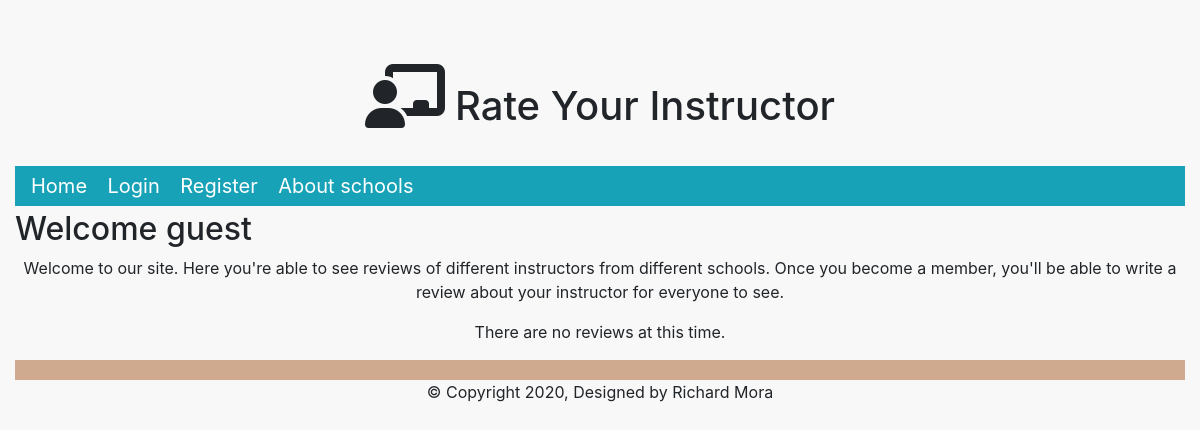
Before: /final.php with the older database file.
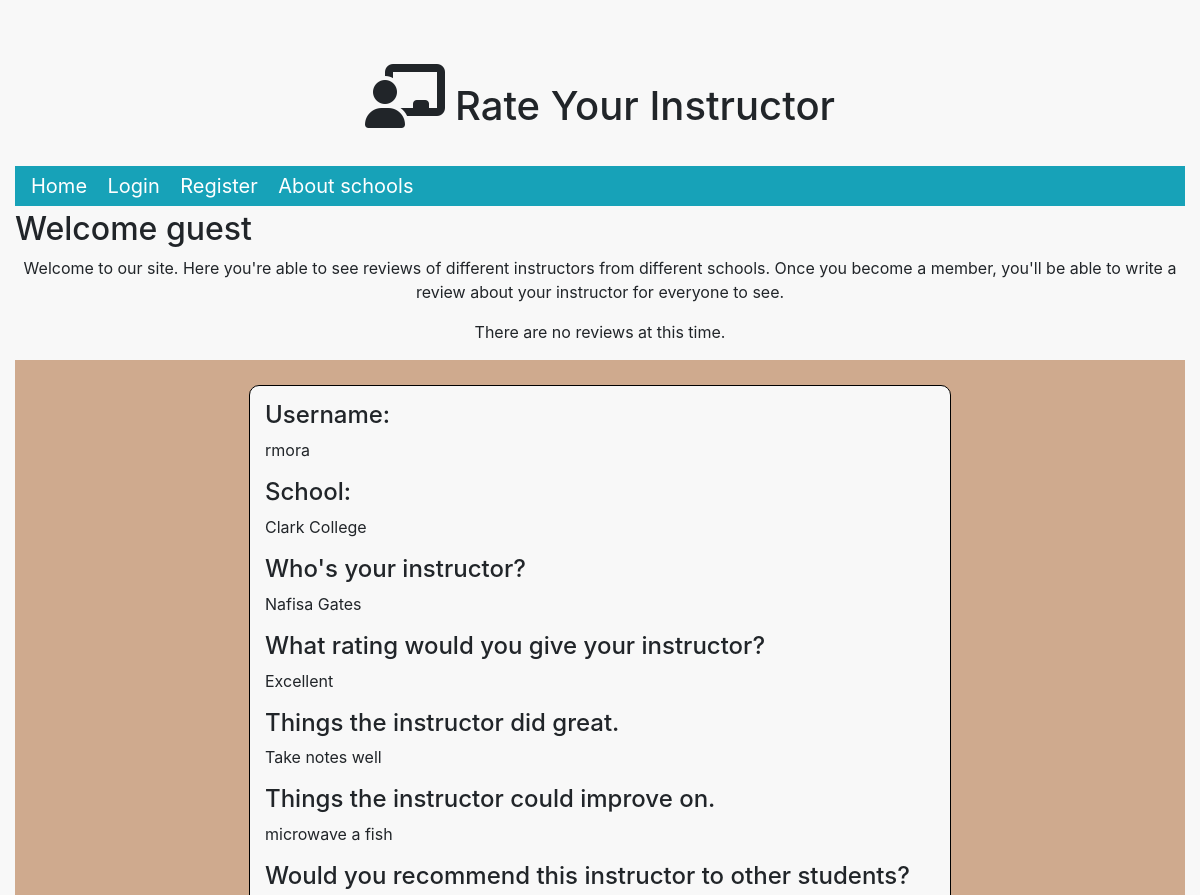
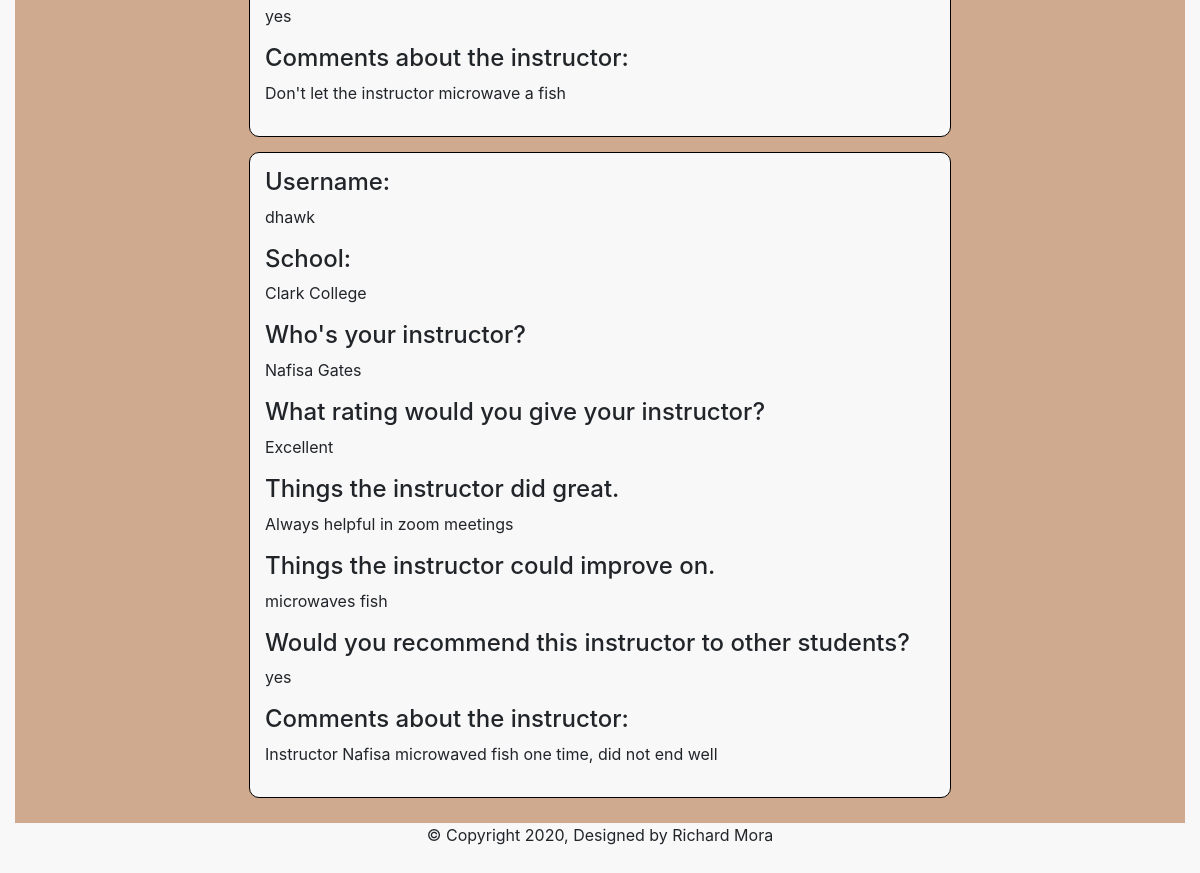
After: the same page with the newer database file (2 pictures, top to bottom).
### tables this page shows
CREATE TABLE `results` (
  `result_id` int(4) UNSIGNED NOT NULL,
  `student_id` varchar(40) NOT NULL,
  `instructor_id` varchar(4) NOT NULL,
  `school_id` smallint(4) NOT NULL,
  `results_1` varchar(20) DEFAULT NULL,
  `results_2` varchar(10) DEFAULT NULL,
  `results_3` varchar(60) DEFAULT NULL,
  `results_4` varchar(60) DEFAULT NULL,
  `results_5` varchar(3) DEFAULT NULL,
  `results_6` varchar(200) DEFAULT NULL,
  `date` timestamp NOT NULL DEFAULT current_timestamp()
);

CREATE TABLE `students` (
  `student_id` int(200) UNSIGNED NOT NULL,
  `first_name` varchar(30) NOT NULL,
  `last_name` varchar(30) NOT NULL,
  `username` varchar(30) NOT NULL,
  `password` varchar(130) NOT NULL,
  `major` varchar(30) NOT NULL,
  `school_id` smallint(4) NOT NULL
);

### final.php (the view, shortened to what this page needs)
<?php
require "inc/header.inc.php";
require "inc/db_connect.inc.php";
?>
<p class="text-center">Welcome to our site. Here you're able to see reviews of different instructors from different schools. Once you become a member, you'll be able to write a review about your instructor for everyone to see.</p>
<?php
$sql = "SELECT students.username, schools.school_name, results.results_1, results.results_2, results.results_3, results.results_4, results.results_5, results.results_6 FROM results JOIN students ON students.student_id = results.student_id JOIN schools ON schools.school_id = results.school_id ORDER BY date DESC";
$result = $db->query($sql);
if ($result->num_rows == 1) {
    echo "<p>Here are what other students are saying about their instructors.</p>";
} else {
    echo "<p class=\"text-center\">There are no reviews at this time.</p>";
}
echo "<div class=\"review\">";
while ($row = $result->fetch_assoc()) {
    echo "<div class=\"review_results\">";
    echo "<h4>Username:</h4>";
    echo "<p>" . $row['username'] . "</p>";
    echo "<h4>School:</h4>";
    if ($row['results_1'] == "Brody Haney" || $row['results_1'] == "Nafisa Gates" || $row['results_1'] == "Bridie Smith") {
        echo "<p>Clark College</p>";
    } elseif ($row['results_1'] == "Winnie Esparza" || $row['results_1'] == "Samah Lees" || $row['results_1'] == "Rachel Mcneil") {
        echo "<p>Washington State University Vancouver</p>";
    } elseif ($row['results_1'] == "Gino Hagan" || $row['results_1'] == "Tala Dupont" || $row['results_1'] == "Uwais McKinney") {
        echo "<p>Portland State University</p>";
    }
    echo "<h4>Who's your instructor?</h4>";
    echo "<p>{$row['results_1']}</p>";
    echo "<h4>What rating would you give your instructor?</h4>";
    echo "<p>{$row['results_2']}</p>";
    echo "<h4>Things the instructor did great.</h4>";
    echo "<p>{$row['results_3']}</p>";
    echo "<h4>Things the instructor could improve on.</h4>";
    echo "<p>{$row['results_4']}</p>";
    echo "<h4>Would you recommend this instructor to other students?</h4>";
    echo "<p>{$row['results_5']}</p>";
    echo "<h4>Comments about the instructor:</h4>";
    echo "<p>{$row['results_6']}</p>";
    echo "</div>";
}
?>
</div>
<?php
require "inc/footer.inc.php";
?>

### inc/header.inc.php (shortened to what this page needs)
<!DOCTYPE html>
<html lang="en">
<head>
    <link rel="stylesheet" href="css/bootstrap.min.css">
    <link rel="stylesheet" href="css/style.css">
</head>
<body>
    <div class="container-fluid">
        <h1 class="text-center"><i class="fas fa-chalkboard-teacher"></i>Rate Your Instructor</h1>
        <?php require "inc/nav.inc.php"; ?>

### inc/nav.inc.php (shortened to what this page needs)
<nav class=" bg-info">
    <a class="navbar-brand text-white ml-3" href="final.php">Home</a>
    <?= (!isset($_SESSION['username'])) ? "<a class=\"navbar-brand text-white\" href=\"login.php\">Login</a>
" : ""; ?>
    <a class="navbar-brand text-white" href="register.php">Register</a>
    <a class="navbar-brand text-white" href="about.php">About schools</a>
</nav>
<h2 class="mt-1">Welcome <?= isset($_SESSION['username']) ? $_SESSION['username'] : "guest" ?></h2>

### inc/footer.inc.php
<p class="text-center mb-5">&copy; Copyright 2020, Designed by Richard Mora</p>
</div>
</body>
</html>

### css/style.css (style rules this page uses)
body { background-color: #f8f8f8; }
.review { margin: 0 auto; padding: 10px 0; background-color: #cfaa8e; }
.fa-chalkboard-teacher { font-size: 4rem; margin-top: 1em; margin-right: 10px; margin-bottom: 30px; }
.review_results { width: 60%; display: flex; flex-direction: column; flex-wrap: wrap; margin: 15px auto; padding: 15px; border: 1px solid black; border-radius: 10px; background-color: #f8f8f8; }

Changed rows visible on the page:
added results: student.username "rmora", shows "Clark College", results_1 "Nafisa Gates", results_2 "Excellent", results_3 "Take notes well", results_4 "microwave a fish", results_5 "yes", results_6 "Don't let the instructor microwave a fish"
added results: student.username "dhawk", shows "Clark College", results_1 "Nafisa Gates", results_2 "Excellent", results_3 "Always helpful in zoom meetings", results_4 "microwaves fish", results_5 "yes", results_6 "Instructor Nafisa microwaved fish one time, did not end well"
